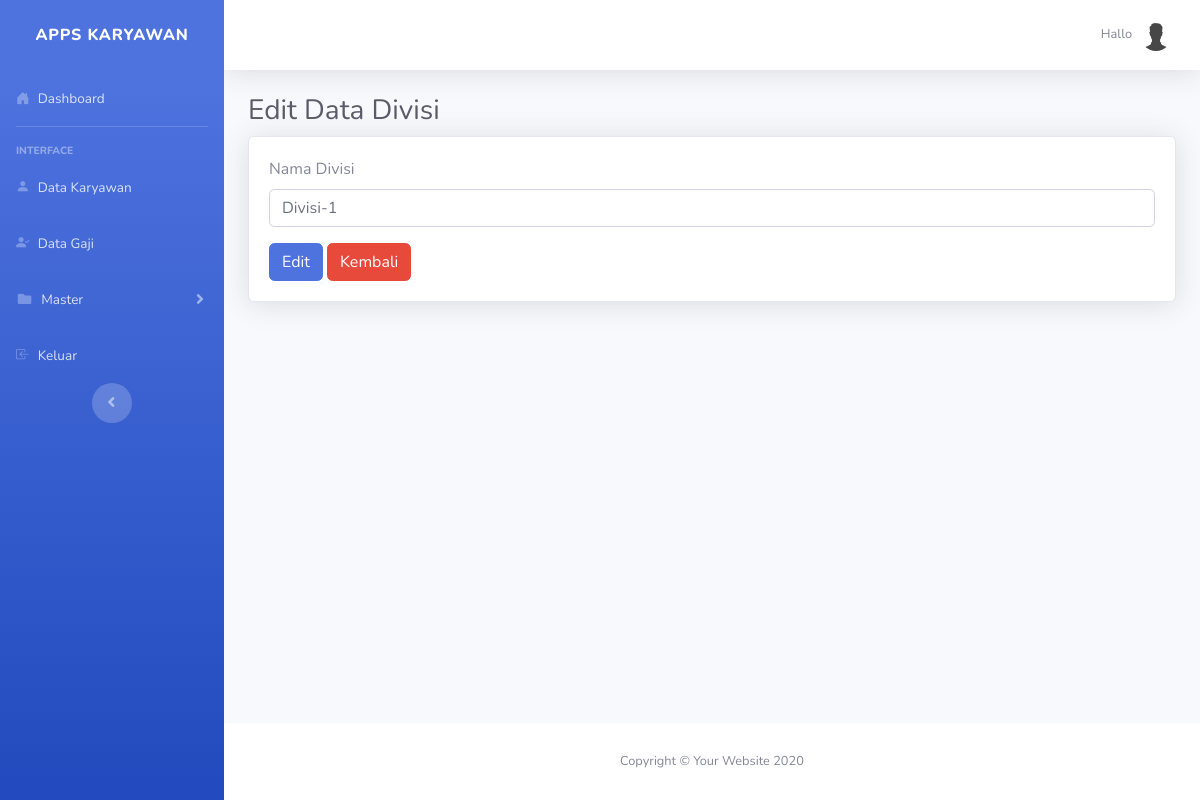
Page /divisi/editData/1 on the earlier database version.
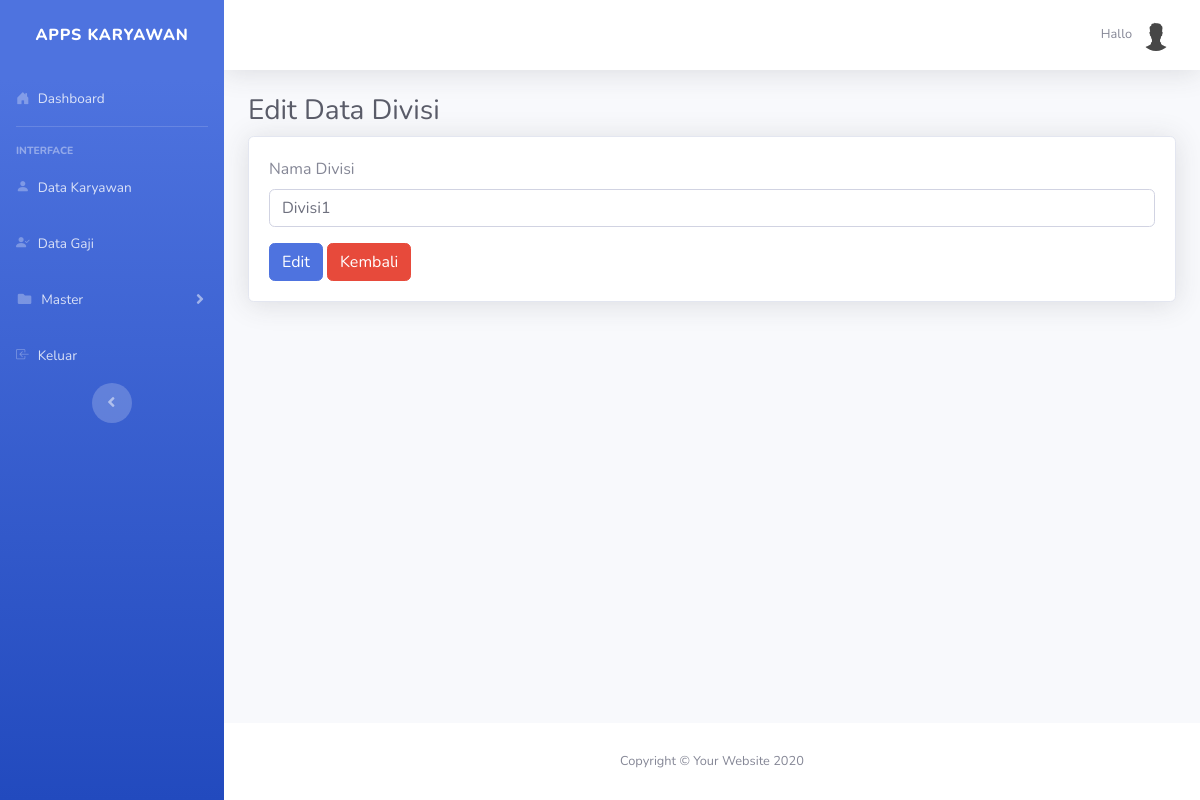
Same page on the later database version.
### tables this page shows
CREATE TABLE `divisi` (
  `id_divisi` int(2) NOT NULL,
  `nama_divisi` varchar(10) DEFAULT NULL
);

### application/controllers/Divisi.php (called while the page is built, shortened)
<?php
class Divisi extends CI_Controller {
    public function __construct()
    {
        $this->load->model('Model_divisi');
    }
    public function editData($id_divisi)
    {
        $data['title']  = 'Edit Data Divisi';
        $data['divisi'] = $this->Model_divisi->getDivisiById($id_divisi);
        $data['user']   = $this->db->get_where('user', ['email' => $this->session->userdata('email')])->row_array();
        if ($this->form_validation->run() == false) {
            $this->load->view('templates/header', $data);
            $this->load->view('templates/sidebar');
            $this->load->view('templates/topbar');
            $this->load->view('divisi/edit_divisi', $data);
            $this->load->view('templates/footer');
        }
    }
     public function rulesDivisi()
     {
         $this->form_validation->set_rules('nama_divisi', 'Nama Divisi', 'required|is_unique[divisi.nama_divisi]', [
             'required'   => '%s belum diisi',
             'is_unique'  => '%s sudah sudah ada'
         ]);
     }
}

### index.php (called while the page is built, shortened)
<?php
require_once BASEPATH.'core/CodeIgniter.php';

### application/models/Model_divisi.php (called while the page is built, shortened)
<?php
class Model_divisi extends CI_Model {
    public function getDivisiById($id_divisi)
    {
        return $this->db->get_where('divisi', ['id_divisi' => $id_divisi])->row_array();
    }
}

### application/views/divisi/edit_divisi.php (the view, shortened to what this page needs)
<div class="container-fluid">
    <h1 class="h3 mb-2 text-gray-800"><?= $title ?></h1>
    <div class="card shadow mb-4">
        <div class="card-body">
            <form action="" method="post" enctype="multipart/form-data">
                <div class="form-group mb-3">
                    <label for="nama_divisi">Nama Divisi</label>
                    <input type="text" class="form-control" name="nama_divisi" id="nama_divisi"
                        placeholder="Masukkan nama_divisi" value="<?= $divisi['nama_divisi'] ?>">
                </div>
                <button type="submit" class="btn btn-primary" name="edit">Edit</button>
                <a href="<?= base_url('divisi') ?>" class="btn btn-danger">Kembali</a>
            </form>
        </div>
    </div>
</div>
</div>

Differences in the rows shown:
changed divisi: nama_divisi "Divisi-1" → "Divisi1"
